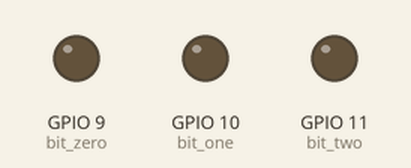
Recording of a sketch running on a simulated ESP32-S3. Parts: output pins drawn as LEDs (lit = HIGH). A WiFi scan finds three made-up networks; what the sketch prints to the serial monitor is not drawn.

Above: at 0.2 s.
At 2.15 s:
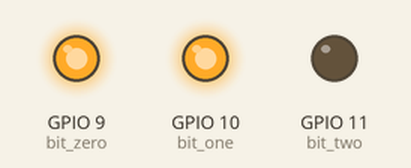
At 5.3 s:
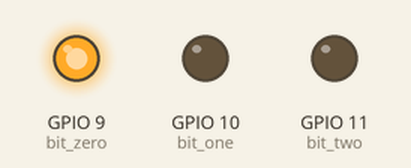
Timing chart, 0 to 6.8 s (numbered marks = the images above):
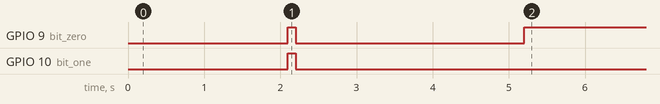

The sketch:

Mapping.ino
```cpp
/*
 *  This sketch demonstrates how to scan WiFi networks.
 *  The API is based on the Arduino WiFi Shield library, but has significant changes as newer WiFi functions are supported.
 *  E.g. the return value of `encryptionType()` different because more modern encryption is supported.
 */
#include "WiFi.h"
#include "SVM.h"

#ifndef _MAP_H_
#define _MAP_H_

#define NOT_OK 0
#define OK 1

// Macros for the map
typedef enum Map {
  EMPTY,
  EXIT,
  REHABILITATION,
  STUDENT_LAB,
  INTERSECTION,
  LECTURE_HALL,
  ELEVATORS,
  CALIBRATION_LAB
} map_t;

// Macros for the direction
typedef enum Direction {
  NORTH,
  EAST,
  SOUTH,
  WEST
} direction_t;

// Pair of map and direction
typedef struct
{
  int destination;
  int status;
} pair;

// Function prototypes
int update_position(pair *current_position_local, map_t target_position_local);

pair current_position = { LECTURE_HALL, WEST };
map_t target_position = CALIBRATION_LAB;
int state = NOT_OK;

// bit_two bit_one bit_zero   command
//  0        0        0       idel
//  0        0        1       080F
//  0        1        0       000F
//  0        1        1       180R
//  1        0        0       090L
//  1        0        1       090R
int bit_zero = 9;
int bit_one = 10;
int bit_two = 11;

#endif  // _MAP_H_


// network names --> rssi array index
// "Abyusif" --> 0
// "abram Gad " --> 1
// "STUDBME2" --> 2
// "BMES_Secrelary" --> 3
// "ESP32_One" --> 4
// "Saeed" --> 5
// "Sbme-Staff" --> 6
// "CMP LAB1" --> 7
// "CMP LAB2" --> 8
// "CMP LAB3" --> 9
// "CMP LAB4" --> 10
// "CMP_LAB1" --> 11
// "CMP_LAB2" --> 12
// "CMP_LAB3" --> 13
// "CMP_LAB4" --> 14
// "Lab-admin" --> 15
// "RehabLab" --> 16

#define TOTAL_NUMBER_OF_NETWORK 17

float rssi[TOTAL_NUMBER_OF_NETWORK] = { 0 };

Eloquent::ML::Port::SVM model;
int label;

void setup() {
  Serial.begin(115200);

  // Set WiFi to station mode and disconnect from an AP if it was previously connected.
  WiFi.mode(WIFI_STA);
  WiFi.disconnect();
  delay(100);

  // initilaize rssi array
  for (int i = 0; i < TOTAL_NUMBER_OF_NETWORK; i++) {
    rssi[i] = -100;
  }

  pinMode(bit_zero, OUTPUT);
  pinMode(bit_one, OUTPUT);
  pinMode(bit_two, OUTPUT);

  digitalWrite(bit_zero, LOW);
  digitalWrite(bit_one, LOW);
  digitalWrite(bit_two, LOW);
}

void loop() {
  // WiFi.scanNetworks will return the number of networks found.
  int n = WiFi.scanNetworks();

  if (n == 0) {
    Serial.println("no networks found");
  } else {
    for (int i = 0; i < n; ++i) {
      if (WiFi.SSID(i) == "Abyusif") {
        rssi[0] = WiFi.RSSI(i);
      } else if (WiFi.SSID(i) == "abram Gad ") {
        rssi[1] = WiFi.RSSI(i);
      } else if (WiFi.SSID(i) == "STUDBME2") {
        rssi[2] = WiFi.RSSI(i);
      } else if (WiFi.SSID(i) == "BMES_Secrelary") {
        rssi[3] = WiFi.RSSI(i);
      } else if (WiFi.SSID(i) == "ESP32_One") {
        rssi[4] = WiFi.RSSI(i);
      } else if (WiFi.SSID(i) == "Saeed") {
        rssi[5] = WiFi.RSSI(i);
      } else if (WiFi.SSID(i) == "Sbme-Staff") {
        rssi[6] = WiFi.RSSI(i);
      } else if (WiFi.SSID(i) == "CMP LAB1") {
        rssi[7] = WiFi.RSSI(i);
      } else if (WiFi.SSID(i) == "CMP LAB2") {
        rssi[8] = WiFi.RSSI(i);
      } else if (WiFi.SSID(i) == "CMP LAB3") {
        rssi[9] = WiFi.RSSI(i);
      } else if (WiFi.SSID(i) == "CMP LAB4") {
        rssi[10] = WiFi.RSSI(i);
      } else if (WiFi.SSID(i) == "CMP_LAB1") {
        rssi[11] = WiFi.RSSI(i);
      } else if (WiFi.SSID(i) == "CMP_LAB2") {
        rssi[12] = WiFi.RSSI(i);
      } else if (WiFi.SSID(i) == "CMP_LAB3") {
        rssi[13] = WiFi.RSSI(i);
      } else if (WiFi.SSID(i) == "CMP_LAB4") {
        rssi[14] = WiFi.RSSI(i);
      } else if (WiFi.SSID(i) == "Lab-admin") {
        rssi[15] = WiFi.RSSI(i);
      } else if (WiFi.SSID(i) == "RehabLab") {
        rssi[16] = WiFi.RSSI(i);
      }
    }
  }

  label = model.predict(rssi) + 1;

  current_position.destination = label;

  Serial.println(label);

  state = update_position(&current_position, target_position);

  if (state == NOT_OK) {
    // move forward
    Serial.print("080F");

    digitalWrite(bit_zero, HIGH);
    digitalWrite(bit_one, LOW);
    digitalWrite(bit_two, LOW);

  } else {
    // Stop
    Serial.print("000F");

    digitalWrite(bit_zero, LOW);
    digitalWrite(bit_one, HIGH);
    digitalWrite(bit_two, LOW);
  }


  // make rssi zeros again
  for (int i = 0; i < TOTAL_NUMBER_OF_NETWORK; i++) {
    rssi[i] = -100;
  }

  // Delete the scan result to free memory for code below.
  WiFi.scanDelete();
}


int update_position(pair *current_position_local, map_t target_position_local) {

  int updating_current_position = (*current_position_local).destination;
  int updating_status = (*current_position_local).status;

  if (updating_current_position == target_position) {
    return OK;
  } else {
    // 1 <-----> 2 <-----> 3 -----> 4
    if (updating_current_position < INTERSECTION) {
      // 1 -----> 2 -----> 3 -----> 4
      if (updating_current_position < target_position) {
        updating_current_position = updating_current_position + 1;
        if (updating_status == WEST) {
          // rotate 180 degrees
          Serial.print("180R");

          digitalWrite(bit_zero, HIGH);
          digitalWrite(bit_one, HIGH);
          digitalWrite(bit_two, LOW);

          delay(100);

          digitalWrite(bit_zero, LOW);
          digitalWrite(bit_one, LOW);
          digitalWrite(bit_two, LOW);

          delay(3000);
        }
        updating_status = EAST;
      } else  // 1 <----- 2 <----- 3 ----- 4
      {
        updating_current_position = updating_current_position - 1;
        if (updating_status == EAST) {
          // rotate 180 degrees
          Serial.print("180R");

          digitalWrite(bit_zero, HIGH);
          digitalWrite(bit_one, HIGH);
          digitalWrite(bit_two, LOW);

          delay(100);

          digitalWrite(bit_zero, LOW);
          digitalWrite(bit_one, LOW);
          digitalWrite(bit_two, LOW);

          delay(3000);
        }
        updating_status = WEST;
      }
    }
    // [4]
    else if (updating_current_position == INTERSECTION) {
      // 4 -->-->--> 5
      if (target_position == LECTURE_HALL) {
        updating_current_position = updating_current_position + 1;
        // <- 4 -->-->--> 5
        if (updating_status == WEST) {
          // rotate 180 degrees
          Serial.print("180R");

          digitalWrite(bit_zero, HIGH);
          digitalWrite(bit_one, HIGH);
          digitalWrite(bit_two, LOW);

          delay(100);

          digitalWrite(bit_zero, LOW);
          digitalWrite(bit_one, LOW);
          digitalWrite(bit_two, LOW);

          delay(3000);

        }
        // | 4 -->-->--> 5
        else if (updating_status == SOUTH) {
          // rotate 90 degrees to the left
          Serial.print("090L");

          digitalWrite(bit_zero, LOW);
          digitalWrite(bit_one, LOW);
          digitalWrite(bit_two, HIGH);

          delay(100);

          digitalWrite(bit_zero, LOW);
          digitalWrite(bit_one, LOW);
          digitalWrite(bit_two, LOW);

          delay(2000);

        }
        // ^ 4 -->-->--> 5
        else if (updating_status == NORTH) {
          // rotate 90 degrees to the right
          Serial.print("090R");

          digitalWrite(bit_zero, HIGH);
          digitalWrite(bit_one, LOW);
          digitalWrite(bit_two, HIGH);

          delay(100);

          digitalWrite(bit_zero, LOW);
          digitalWrite(bit_one, LOW);
          digitalWrite(bit_two, LOW);

          delay(2000);
        }
        updating_status = EAST;
      }
      /*
                4 ------ 5
                |
                |
                7
                */
      else if (target_position == CALIBRATION_LAB) {
        updating_current_position = updating_current_position + 3;
        if (updating_status == WEST) {
          // rotate 90 degrees to the left
          Serial.print("090L");

          digitalWrite(bit_zero, LOW);
          digitalWrite(bit_one, LOW);
          digitalWrite(bit_two, HIGH);

          delay(100);

          digitalWrite(bit_zero, LOW);
          digitalWrite(bit_one, LOW);
          digitalWrite(bit_two, LOW);

          delay(2000);

        } else if (updating_status == EAST) {
          // rotate 90 degrees to the right
          Serial.print("090R");

          digitalWrite(bit_zero, HIGH);
          digitalWrite(bit_one, LOW);
          digitalWrite(bit_two, HIGH);

          delay(100);

          digitalWrite(bit_zero, LOW);
          digitalWrite(bit_one, LOW);
          digitalWrite(bit_two, LOW);

          delay(2000);

        } else if (updating_status == NORTH) {
          // rotate 180 degrees
          Serial.print("180R");

          digitalWrite(bit_zero, HIGH);
          digitalWrite(bit_one, HIGH);
          digitalWrite(bit_two, LOW);

          delay(100);

          digitalWrite(bit_zero, LOW);
          digitalWrite(bit_one, LOW);
          digitalWrite(bit_two, LOW);

          delay(3000);
        }
        updating_status = SOUTH;
      }
      /*
                6
                ^
                |
                ^
                |
                4 ------ 5
                */
      else if (target_position == ELEVATORS) {
        updating_current_position = updating_current_position + 2;
        if (updating_status == WEST) {
          // rotate 90 degrees to the right
          Serial.print("090R");

          digitalWrite(bit_zero, HIGH);
          digitalWrite(bit_one, LOW);
          digitalWrite(bit_two, HIGH);

          delay(100);

          digitalWrite(bit_zero, LOW);
          digitalWrite(bit_one, LOW);
          digitalWrite(bit_two, LOW);

          delay(2000);

        } else if (updating_status == EAST) {
          // rotate 90 degrees to the left
          Serial.print("090L");

          digitalWrite(bit_zero, LOW);
          digitalWrite(bit_one, LOW);
          digitalWrite(bit_two, HIGH);

          delay(100);

          digitalWrite(bit_zero, LOW);
          digitalWrite(bit_one, LOW);
          digitalWrite(bit_two, LOW);

          delay(2000);

        } else if (updating_status == SOUTH) {
          // rotate 180 degrees
          Serial.print("180R");

          digitalWrite(bit_zero, HIGH);
          digitalWrite(bit_one, HIGH);
          digitalWrite(bit_two, LOW);

          delay(100);

          digitalWrite(bit_zero, LOW);
          digitalWrite(bit_one, LOW);
          digitalWrite(bit_two, LOW);

          delay(3000);
        }
        updating_status = NORTH;
      }
      // 3 <--<-- 4
      else {
        updating_current_position = updating_current_position - 1;
        if (updating_status == EAST) {
          // rotate 180 degrees
          Serial.print("180R");

          digitalWrite(bit_zero, HIGH);
          digitalWrite(bit_one, HIGH);
          digitalWrite(bit_two, LOW);

          delay(100);

          digitalWrite(bit_zero, LOW);
          digitalWrite(bit_one, LOW);
          digitalWrite(bit_two, LOW);

          delay(3000);

        } else if (updating_status == NORTH) {
          // rotate 90 degrees to the left
          Serial.print("090L");

          digitalWrite(bit_zero, LOW);
          digitalWrite(bit_one, LOW);
          digitalWrite(bit_two, HIGH);

          delay(100);

          digitalWrite(bit_zero, LOW);
          digitalWrite(bit_one, LOW);
          digitalWrite(bit_two, LOW);

          delay(2000);

        } else if (updating_status == SOUTH) {
          // rotate 90 degrees to the right
          Serial.print("090R");

          digitalWrite(bit_zero, HIGH);
          digitalWrite(bit_one, LOW);
          digitalWrite(bit_two, HIGH);

          delay(100);

          digitalWrite(bit_zero, LOW);
          digitalWrite(bit_one, LOW);
          digitalWrite(bit_two, LOW);

          delay(2000);
        }
        updating_status = WEST;
      }
    }
    // 4 <--<--<-- 5
    else if (updating_current_position == LECTURE_HALL) {
      updating_current_position = updating_current_position - 1;
      if (updating_status == EAST) {
        // rotate 180 degrees
        Serial.print("180R");

        digitalWrite(bit_zero, HIGH);
        digitalWrite(bit_one, HIGH);
        digitalWrite(bit_two, LOW);

        delay(100);

        digitalWrite(bit_zero, LOW);
        digitalWrite(bit_one, LOW);
        digitalWrite(bit_two, LOW);

        delay(3000);
      }
      updating_status = WEST;
    }
    /*
            4 ------ 5
            ^
            |
            ^
            |
            7
            */
    else if (updating_current_position == CALIBRATION_LAB) {
      updating_current_position = updating_current_position - 3;
      if (updating_status == SOUTH) {
        // rotate 180 degrees
        Serial.print("180R");

        digitalWrite(bit_zero, HIGH);
        digitalWrite(bit_one, HIGH);
        digitalWrite(bit_two, LOW);

        delay(100);

        digitalWrite(bit_zero, LOW);
        digitalWrite(bit_one, LOW);
        digitalWrite(bit_two, LOW);

        delay(3000);
      }
      updating_status = NORTH;
    }
    /*
            6
            |
            |
            4 ------ 5
            */
    else if (updating_current_position == ELEVATORS) {
      updating_current_position = updating_current_position - 2;
      if (updating_status == NORTH) {
        // rotate 180 degrees
        Serial.print("180R");

        digitalWrite(bit_zero, HIGH);
        digitalWrite(bit_one, HIGH);
        digitalWrite(bit_two, LOW);

        delay(100);

        digitalWrite(bit_zero, LOW);
        digitalWrite(bit_one, LOW);
        digitalWrite(bit_two, LOW);

        delay(3000);
      }
      updating_status = SOUTH;
    }

    (*current_position_local).destination = updating_current_position;
    (*current_position_local).status = updating_status;
  }

  return NOT_OK;
}
```

Source omitted: SVM.h (223588 bytes)

Measured:
- by itself, GPIO 9 (bit_zero): LOW → HIGH at 2.1 s, → LOW 0.10 s later, → HIGH 3.0 s later
- by itself, GPIO 10 (bit_one): LOW → HIGH at 2.1 s, → LOW 0.10 s later
